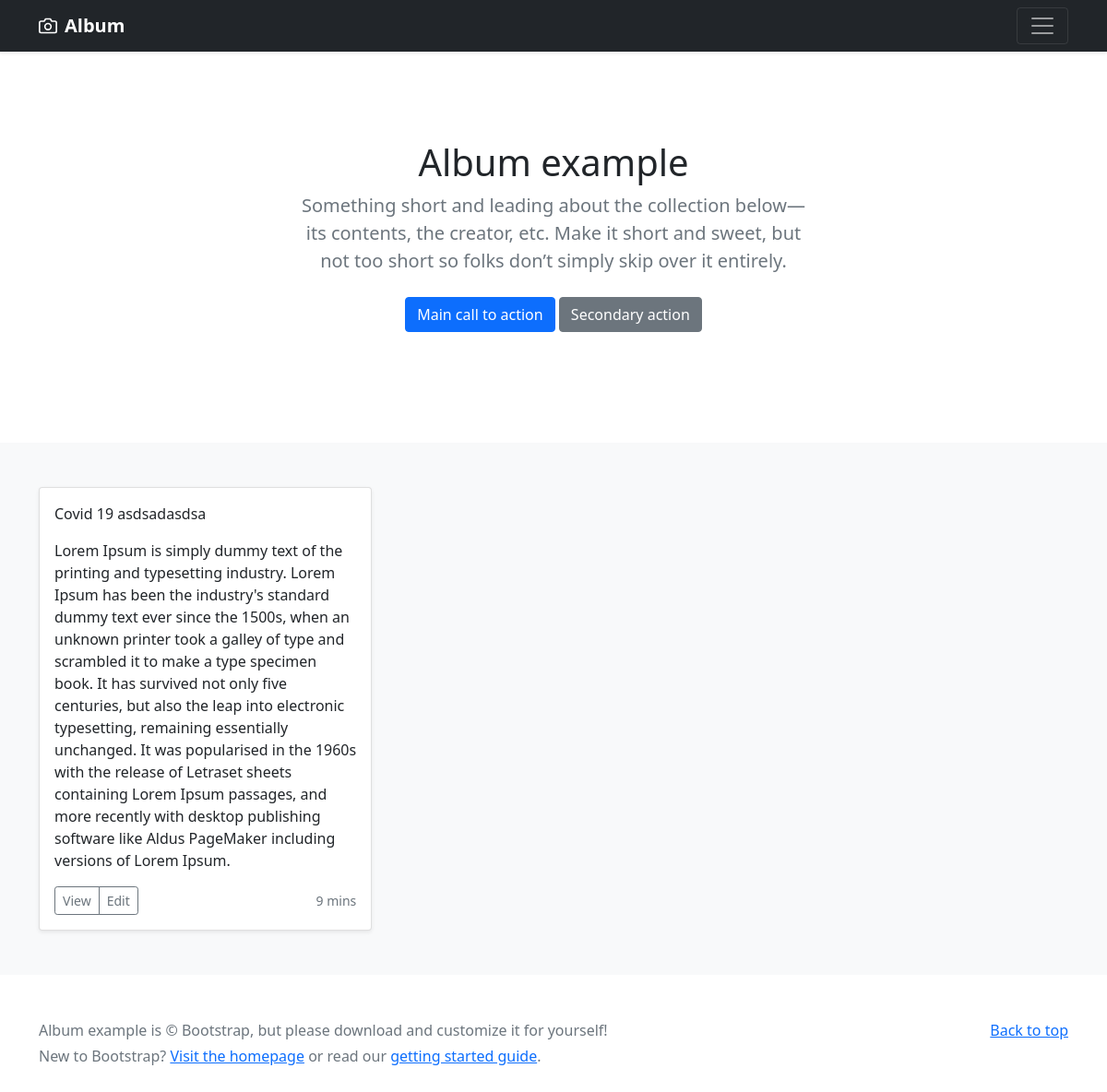
The app's page /, older data.
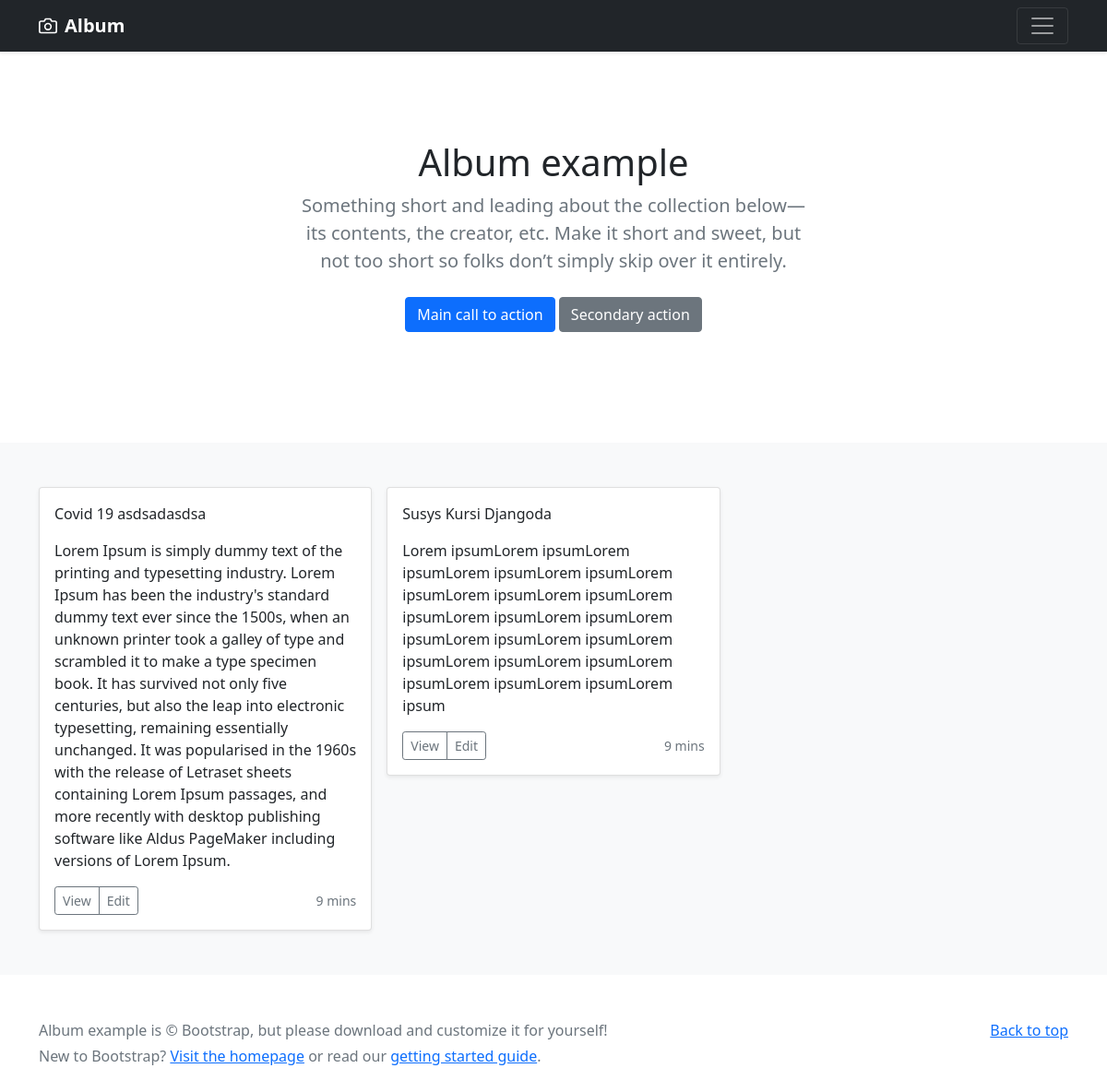
The same page, newer data.
### backend/models.py (models this page shows, shortened)
class Post(models.Model):
    title = models.CharField(max_length=50)
    description = models.TextField()
    slug = models.SlugField(max_length=50)
    image = models.ImageField(upload_to="images/", default="images/default.jpg")
    def get_absolute_url(self):
        return reverse("blog:single", args=[self.slug])

### backend/views.py (the view)
# urls.py: path('', views.home, name="homepage"),
def home(request):
    data = Post.objects.all()
    return render(request, "home.html", {'posts': data})

### template/home.html (shortened to what this page needs)
<!doctype html>
<html lang="en">
  <head>
    <link href="https://cdn.jsdelivr.net/npm/bootstrap@5.1.0/dist/css/bootstrap.min.css" rel="stylesheet">
  </head>
  <body>
<header>
  <div class="navbar navbar-dark bg-dark shadow-sm">
    <div class="container">
      <a href="#" class="navbar-brand d-flex align-items-center">
        <strong>Album</strong>
      </a>
      <button class="navbar-toggler" type="button" data-bs-toggle="collapse" data-bs-target="#navbarHeader" aria-controls="navbarHeader" aria-expanded="false" aria-label="Toggle navigation">
        <span class="navbar-toggler-icon"></span>
      </button>
    </div>
  </div>
</header>
<main>
  <section class="py-5 text-center container">
    <div class="row py-lg-5">
      <div class="col-lg-6 col-md-8 mx-auto">
        <h1 class="fw-light">Album example</h1>
        <p class="lead text-muted">Something short and leading about the collection below—its contents, the creator, etc. Make it short and sweet, but not too short so folks don’t simply skip over it entirely.</p>
        <p>
          <a href="#" class="btn btn-primary my-2">Main call to action</a>
          <a href="#" class="btn btn-secondary my-2">Secondary action</a>
        </p>
      </div>
    </div>
  </section>
  <div class="album py-5 bg-light">
    <div class="container">
      <div class="row row-cols-1 row-cols-sm-2 row-cols-md-3 g-3">
        {% for post in posts %}
        <div class="col">
          <div class="card shadow-sm">
            <div class="card-body">
              <p>{{ post.title }}</p>
              <p>{{ post.description }}</p>
              <div class="d-flex justify-content-between align-items-center">
                <div class="btn-group">
                  <a href='{{post.get_absolute_url}}' role="button" class="btn btn-sm btn-outline-secondary">View</a>
                  <button type="button" class="btn btn-sm btn-outline-secondary">Edit</button>
                </div>
                <small class="text-muted">9 mins</small>
              </div>
            </div>
          </div>
        </div>
        {% endfor%}
      </div>
    </div>
  </div>
</main>
<footer class="text-muted py-5">
  <div class="container">
    <p class="float-end mb-1">
      <a href="#">Back to top</a>
    </p>
    <p class="mb-1">Album example is &copy; Bootstrap, but please download and customize it for yourself!</p>
    <p class="mb-0">New to Bootstrap? <a href="/">Visit the homepage</a> or read our <a href="/docs/5.1/getting-started/introduction/">getting started guide</a>.</p>
  </div>
</footer>
  </body>
</html>

Row changes from the older to the newer data that the page shows:
added Post: title "Susys Kursi Djangoda", description "Lorem ipsumLorem ipsumLorem ipsumLorem ipsumLorem ipsumLorem ipsumLorem ipsumLorem ipsumLorem ipsumLorem ipsumLorem ipsumLorem ipsumLorem ipsumLorem ipsumLorem ipsumLorem ipsumLorem ipsumLorem ipsumLorem ipsumLorem ipsumLorem ipsum"
